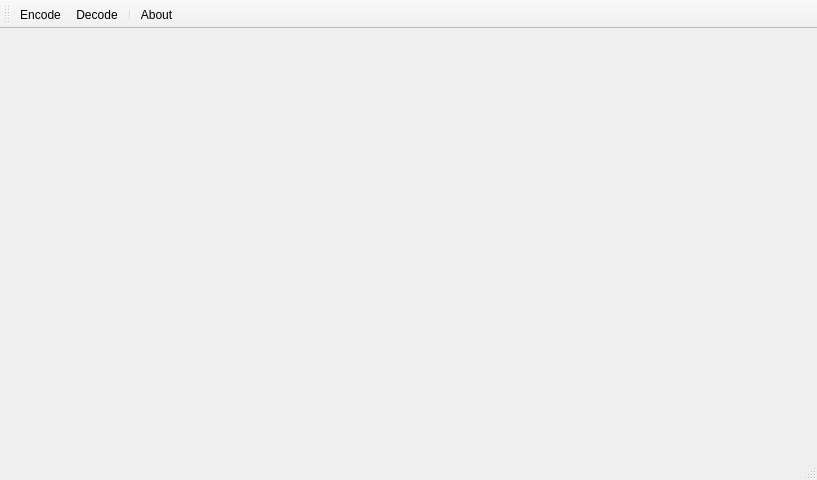
<?xml version="1.0" encoding="UTF-8"?>
<ui version="4.0">
 <class>StegyMain</class>
 <widget class="QMainWindow" name="StegyMain">
  <property name="geometry">
   <rect>
    <x>0</x>
    <y>0</y>
    <width>817</width>
    <height>480</height>
   </rect>
  </property>
  <property name="windowTitle">
   <string>StegyMain</string>
  </property>
  <widget class="QWidget" name="centralWidget">
   <layout class="QGridLayout" name="gridLayout">
    <item row="0" column="0">
     <widget class="QStackedWidget" name="stackedWidget">
      <property name="currentIndex">
       <number>0</number>
      </property>
      <widget class="EncryptWidget" name="encryptPage"/>
      <widget class="DecryptWidget" name="decryptPage"/>
     </widget>
    </item>
   </layout>
  </widget>
  <widget class="QMenuBar" name="menuBar">
   <property name="enabled">
    <bool>true</bool>
   </property>
   <property name="geometry">
    <rect>
     <x>0</x>
     <y>0</y>
     <width>817</width>
     <height>18</height>
    </rect>
   </property>
  </widget>
  <widget class="QToolBar" name="mainToolBar">
   <attribute name="toolBarArea">
    <enum>TopToolBarArea</enum>
   </attribute>
   <attribute name="toolBarBreak">
    <bool>false</bool>
   </attribute>
   <addaction name="actionEncrypt"/>
   <addaction name="actionDecrypt"/>
   <addaction name="separator"/>
   <addaction name="actionAbout"/>
  </widget>
  <widget class="QStatusBar" name="statusBar"/>
  <action name="actionEncrypt">
   <property name="icon">
    <iconset resource="resources.qrc">
     <normaloff>:/Icons/62.png</normaloff>:/Icons/62.png</iconset>
   </property>
   <property name="text">
    <string>&amp;Encode</string>
   </property>
   <property name="toolTip">
    <string>Encode</string>
   </property>
   <property name="shortcut">
    <string>Alt+E</string>
   </property>
  </action>
  <action name="actionDecrypt">
   <property name="icon">
    <iconset resource="resources.qrc">
     <normaloff>:/Icons/61.png</normaloff>:/Icons/61.png</iconset>
   </property>
   <property name="text">
    <string>&amp;Decode</string>
   </property>
   <property name="toolTip">
    <string>Decode</string>
   </property>
   <property name="shortcut">
    <string>Alt+D</string>
   </property>
  </action>
  <action name="actionAbout">
   <property name="icon">
    <iconset resource="resources.qrc">
     <normaloff>:/Icons/65.png</normaloff>:/Icons/65.png</iconset>
   </property>
   <property name="text">
    <string>About</string>
   </property>
   <property name="shortcut">
    <string>Alt+A</string>
   </property>
  </action>
 </widget>
 <layoutdefault spacing="6" margin="11"/>
 <customwidgets>
  <customwidget>
   <class>EncryptWidget</class>
   <extends>QWidget</extends>
   <header>encryptwidget.h</header>
   <container>1</container>
  </customwidget>
  <customwidget>
   <class>DecryptWidget</class>
   <extends>QWidget</extends>
   <header>decryptwidget.h</header>
   <container>1</container>
  </customwidget>
 </customwidgets>
 <resources>
  <include location="resources.qrc"/>
 </resources>
 <connections/>
</ui>
